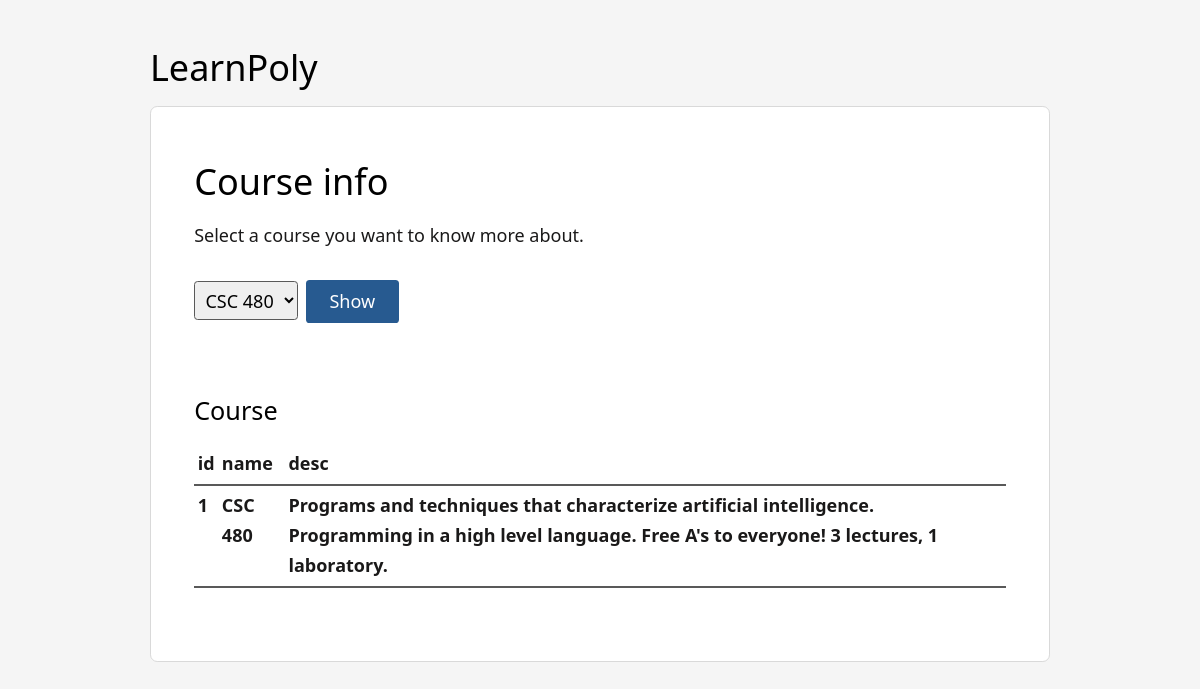
/course_info.php?course_id=1 (signed in), run on the app's committed database.
### tables this page shows
CREATE TABLE `courses` (
  `id` int(11) unsigned NOT NULL AUTO_INCREMENT,
  `name` varchar(255) NOT NULL DEFAULT '',
  `desc` varchar(500) DEFAULT NULL,
  PRIMARY KEY (`id`)
);

### course_info.php (called while the page is built, shortened)
<?php
try {
	$dbh = new PDO("mysql:host=localhost;charset=utf8;dbname=". DB_DB, DB_USER, DB_PASS);
	$dbh->setAttribute(PDO::ATTR_ERRMODE, PDO::ERRMODE_EXCEPTION);
	$sth = $dbh->prepare("SELECT id, name FROM courses");
	$sth->execute();
	$courses = $sth->fetchAll();
	if(isset($_GET["course_id"])) {
		$sql = "
			SELECT * FROM courses
			WHERE id = '". $_GET["course_id"] ."'
		";
		$sth = $dbh->prepare($sql);
		$sth->execute();
		$specificCourse = $sth->fetchAll(PDO::FETCH_ASSOC);
		$specificCourseCoulmns = array_keys($specificCourse[0]);
	}
} catch (PDOException $e) {
    exit("DB Error!: " . $e->getMessage() . "<br/>");
}
include "view/header.php";
include "view/course_info.php";
include "view/footer.php";
?>

### view/course_info.php (the view)
<h1>Course info</h1>
<p>Select a course you want to know more about.</p>
<form action="" method="get">
	<select name="course_id" id="">
		<?php foreach($courses as $course): ?>
			<option value="<?= $course['id'] ?>"><?= $course['name'] ?></option>
		<?php endforeach; ?>
	</select>
	<input type="submit" value="Show">
</form>
<h2>Course</h2>
<?php if(isset($specificCourse)): ?>
	<table>
	  <thead>
	    <tr>
	    	<?php foreach($specificCourseCoulmns as $column): ?>
	     		<th><?= $column ?></th>
  			<?php endforeach; ?>
	    </tr>
	  </thead>
	  <tbody>
    	<?php foreach($specificCourse as $row): ?>
		    <tr>
		      	<?php foreach($specificCourseCoulmns as $column): ?>
	     			<th><?= $row[$column] ?></th>
  				<?php endforeach; ?>
		    </tr>
		<?php endforeach; ?>
	  </tbody>
	</table>
<?php else: ?>
	<p>Select a course that you want to know more about</p>
<?php endif; ?>

### view/header.php
<!DOCTYPE html>
<html>
  <head>
    <link rel="stylesheet" href="tacit.css"/>
  </head>
  <body>
  	<section>
  		<div>
  			<h1>LearnPoly</h1>
  		</div>
  		<article>

### view/footer.php
  		</article>
  	</section>
  </body>
</html>

### tacit.css (style rules this page uses)
input,textarea,select,button,option,html,body { font-family:system-ui,"Helvetica Neue",Helvetica,Arial,sans-serif;font-size:18px;font-stretch:normal;font-style:normal;font-weight:400;line-height:29.7px }
th { font-weight:600 }
td,th { border-bottom:1.08px solid #595959;padding:14.85px 18px;text-align:left;vertical-align:top }
thead th { border-bottom-width:2.16px;padding-bottom:6.3px }
table { display:table;width:100% }
table tr { border-bottom-width:2.16px }
table tr th { border-bottom-width:2.16px }
table tr td,table tr th { overflow:hidden;padding:5.4px 3.6px }
input,textarea,select,button { border-radius:3.6px;display:inline-block;padding:9.9px }
input,select,label { margin-right:3.6px }
input[type="submit"],input[type="reset"],button { background:#f2f2f2;color:#191919;cursor:pointer;display:inline;margin-bottom:18px;margin-right:7.2px;padding:6.525px 23.4px;text-align:center }
input[type="submit"],button[type="submit"] { background:#275a90;color:#fff }
input,select,textarea { margin-bottom:18px }
input[type="text"],input[type="password"],input[type="email"],input[type="url"],input[type="phone"],input[type="tel"],input[type="number"],input[type="datetime"],input[type="date"],input[type="month"],input[type="week"],input[type="color"],input[type="time"],input[type="search"],input[type="range"],input[type="file"],input[type="datetime-local"],select,textarea { border:1px solid #595959;padding:5.4px 6.3px }
h1,h2,h3,h4,h5,h6 { color:#000;margin-bottom:18px }
h1 { font-size:36px;font-weight:500;line-height:41.4px;margin-top:72px }
h2 { font-size:25.2px;font-weight:400;line-height:30.6px;margin-top:54px }
* { border:0;border-collapse:separate;border-spacing:0;box-sizing:border-box;margin:0;max-width:100%;padding:0;vertical-align:baseline }
html,body { width:100% }
html { height:100% }
body { background:#f5f5f5;color:#1a1919;padding:36px }
p,ul,ol,dl,blockquote,hr,pre,table,form,fieldset,figure,address { margin-bottom:29.7px }
section { margin-left:auto;margin-right:auto;width:900px }
article,header,footer { padding:43.2px }
article { background:#fff;border:1px solid #d9d9d9;border-radius:7.2px }
h1 { margin-top: 0.3em; }

### data on the page
courses: id "1", name "CSC 480", desc "Programs and techniques that characterize artificial intelligence. Programming in a high level language. Free A's to everyone! 3 lectures, 1 laboratory."

### other printed values
$column "id"
$column "name"
$column "desc"
form field course_id "CSC 480"
